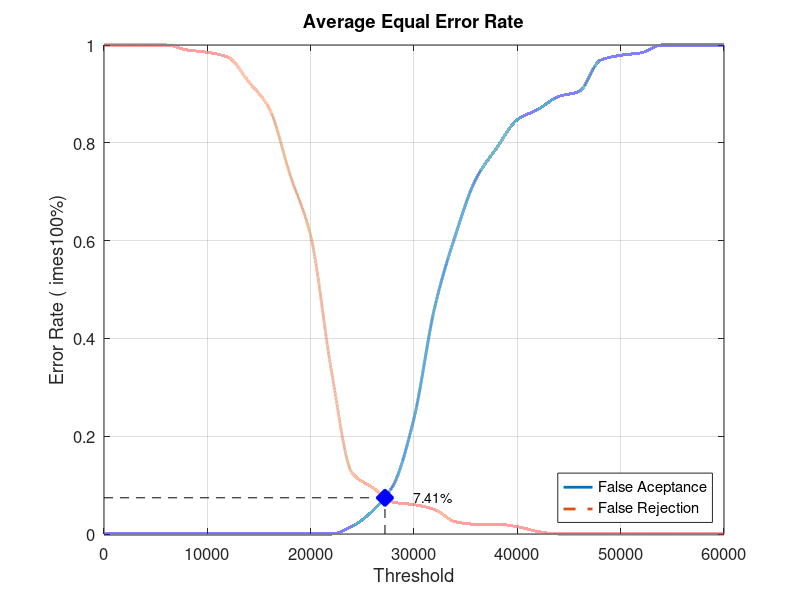
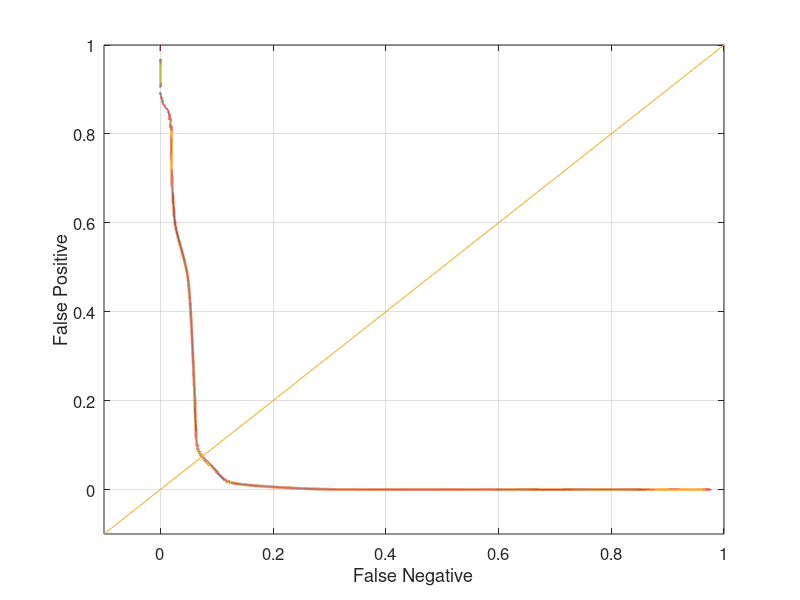

The MATLAB source for these figures, in order:
close all;
clear;
clc;
x = 0:2000:60000;
xq = 0:0.5:60000;

y0 = [0 0 0 0 0 0 0 0 0 0 0 0 0.0157895 0.0473684 0.1 0.236842 0.463158 0.610526 0.726316 0.789474 0.847368 0.868421 0.894737 0.905263 0.968421 0.978947 0.984211 1 1 1 1]
yy0 = interp1(x, y0, xq, 'pchip');
y1 = [1 1 1 1 0.99 0.985 0.975 0.925 0.87 0.735 0.61 0.335 0.125 0.095 0.065 0.06 0.05 0.025 0.02 0.02 0.015 0.005 0 0 0 0 0 0 0 0 0]
yy1 = interp1(x, y1, xq, 'pchip');

% Calculating EER: 
y2 = abs(y0 - y1);
find(y2 == min(y2))
yy2 = abs(yy0 - yy1);
xEER = find(yy2 == min(yy2));
xEERIndex = xq(xEER) % X-axis EER
yEER = yy0(xEER) % Y-axis EER

main = figure
plot(xq, yy0,'-','LineWidth', 2);	hold on
plot(xq, yy1,'--','LineWidth', 2);	hold on
plot([xEERIndex xEERIndex], [0 yEER], 'k--');	hold on
plot([0 xEERIndex], [yEER yEER], 'k--');	hold on
plot(xEERIndex, yEER, 'bx', 'LineWidth', 10);	hold on
text(xEERIndex + 10 * xEERIndex / 100, yEER, [num2str(round((10000 * yEER)) / 100) '%'])
legend('False Aceptance', 'False Rejection', 'Location', 'SouthEast')
xlabel('Threshold')
ylabel('Error Rate (	imes100%)')
title('Average Equal Error Rate')
set(gca, 'FontSize', 12)
axis([0 60000 0 1])
grid on

print(main, 'Database3_2Main', '-dpng');
FNRxFPR = figure('Color', [1 1 1]);
plot(yy1, yy0, '-', yy1, yy0, 'LineWidth', 2);
hold on
y = -0.1:0.1:1
plot(y, y); 
set(gca, 'FontSize', 12)
xlabel('False Negative')
ylabel('False Positive')
axis([-0.1 1 -0.1 1])
set(gca, 'FontSize', 12)
grid on

print(FNRxFPR, 'Database3_2FNRxFPR','-dpng');
